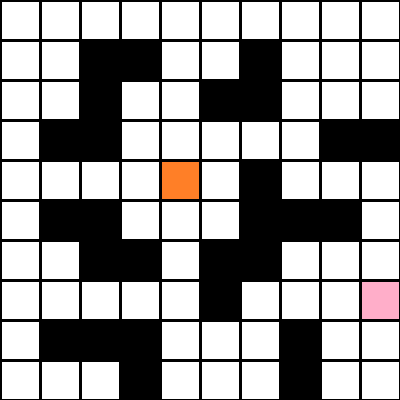
#> input picture Task2_Practice/experimental code/test_image5.png, 400 x 400 px, found by its file name
$ python task2gridmaking.py
#> lines starting #> are read from the running program, lines starting #| are printed output that depends on the picture; after the words box and inside, x2 and y2 are one past the last pixel; in counts of white or black regions, pixels touching at a corner belong together
#> further down, img is the input picture: shape (400, 400, 3); mean B, G, R 157, 157.5, 159.3
''' This code take image from user and return grid image
Syntax : draw_grid(img,n);
where img : original image on which we want grid
       n  : Number of equally spaced line

Alogrithm:
1. Take image input
2. Call draw_grid function with "image" and number of grid "n" as parameter
3. In function divide image of x*y pixel with n to get x/n and y/n in order to get x and y line coordinates where line will start.
4. Lets take example of 400*400 image then for 10 lines we get x/n=40 ,y/n =40 , for 10 lines in 400*400 we have to leave 40 pixels distance in x and y;
5. Draw line from (x=x/n,0) to (x=x/n,400) for first vertical ine, here (0,0) to (0,400) then (40,0) to (40,400) and so on till (400,0) to (400,400)
6. Draw line from (x,y/n) to (400,y/n) for first horizontal ine with above logic
7. return image

'''

import numpy
import cv2

def draw_grid(img,n):

#> called with n = 10
    x,y,c= img.shape;   # get number of pixels in x,y of original image;
#> x = 400; y = 400; c = 3
    m=x/n;              # get x co-ordinate spaing for vertical line to start
#> m = 40
    n=y/n;              # get y co-ordinate spaing for horizontal line to start
#> n = 40
    p = 0
    while p<y:
        cv2.line(img,(p,0),(p,400),(0,0,255),2) # draw vertical line
        cv2.line(img,(0,p),(400,p),(0,0,255),2) # draw horizontal line
        p += m
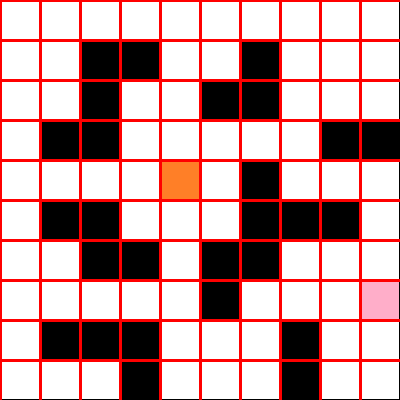
#> img: shape (400, 400, 3); 13.97% of pixels changed, all inside (x1, y1, x2, y2) = (0, 0, 400, 400)
#> after the loop, p = 400
    return(img)                                 # reurn grid image


img = cv2.imread('test_image5.png') # image input
gridimage= draw_grid(img,10);       # call grid function
cv2.imshow('grid',gridimage);       # display grid image

cv2.waitKey(0)
cv2.destroyAllWindows()

$ run again, with Task2_Practice/experimental code/test_image1.png copied over Task2_Practice/experimental code/test_image5.png
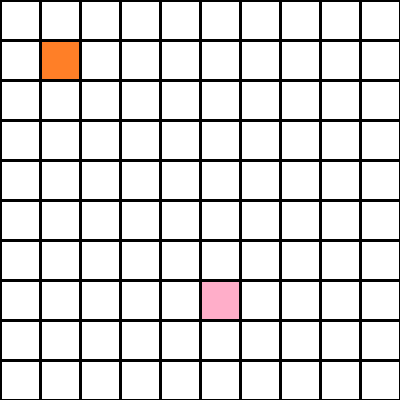
#> input picture Task2_Practice/experimental code/test_image1.png, 400 x 400 px, found by its file name
#> img is the input picture: shape (400, 400, 3); mean B, G, R 215.9, 216.4, 218.2
#> after the loop in draw_grid, `while p<y:`:
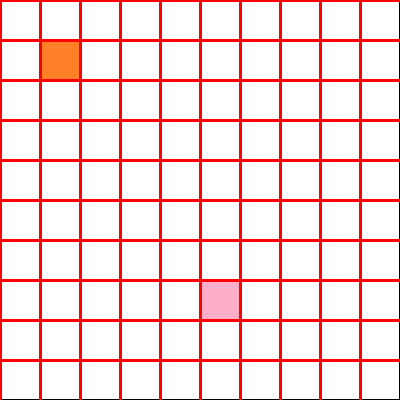
#> img: shape (400, 400, 3); 13.97% of pixels changed, all inside (x1, y1, x2, y2) = (0, 0, 400, 400)
#> after the loop in draw_grid, `while p<y:`: p = 400

$ run again, with Task2_Practice/experimental code/test_image2.png copied over Task2_Practice/experimental code/test_image5.png
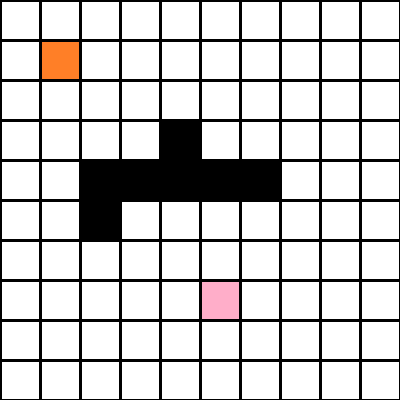
#> input picture Task2_Practice/experimental code/test_image2.png, 400 x 400 px, found by its file name
#> img is the input picture: shape (400, 400, 3); mean B, G, R 200.6, 201.1, 202.9
#> after the loop in draw_grid, `while p<y:`:
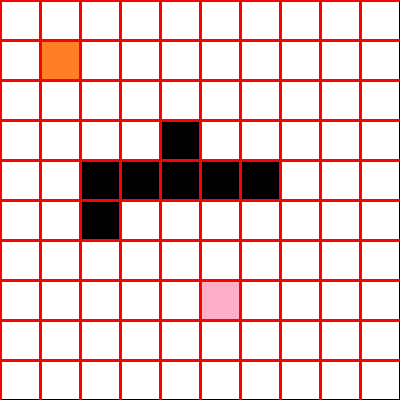
#> img: shape (400, 400, 3); 13.97% of pixels changed, all inside (x1, y1, x2, y2) = (0, 0, 400, 400)
#> after the loop in draw_grid, `while p<y:`: p = 400

$ run again, with Task2_Practice/experimental code/test_image3.png copied over Task2_Practice/experimental code/test_image5.png
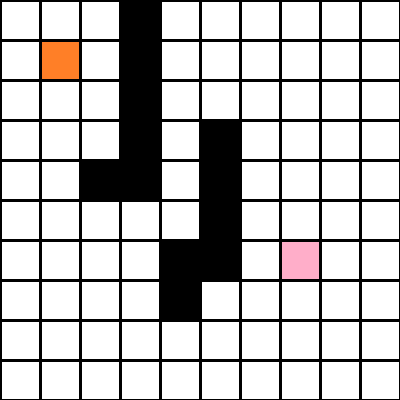
#> input picture Task2_Practice/experimental code/test_image3.png, 400 x 400 px, found by its file name
#> img is the input picture: shape (400, 400, 3); mean B, G, R 189.7, 190.2, 192
#> after the loop in draw_grid, `while p<y:`:
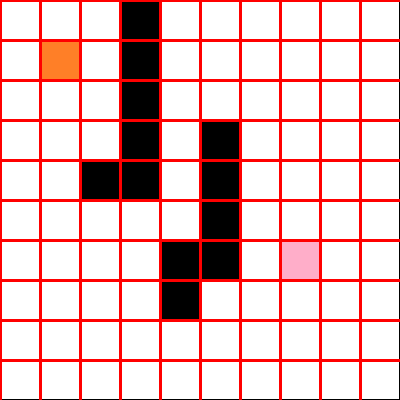
#> img: shape (400, 400, 3); 13.97% of pixels changed, all inside (x1, y1, x2, y2) = (0, 0, 400, 400)
#> after the loop in draw_grid, `while p<y:`: p = 400
